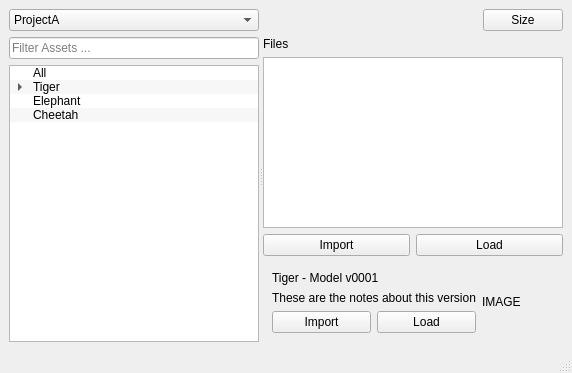
<?xml version="1.0" encoding="UTF-8"?>
<ui version="4.0">
 <class>MainWindow</class>
 <widget class="QMainWindow" name="MainWindow">
  <property name="geometry">
   <rect>
    <x>0</x>
    <y>0</y>
    <width>572</width>
    <height>373</height>
   </rect>
  </property>
  <property name="windowTitle">
   <string>ProjectManager</string>
  </property>
  <widget class="QWidget" name="centralwidget">
   <layout class="QVBoxLayout" name="verticalLayout">
    <item>
     <widget class="QSplitter" name="splitter">
      <property name="orientation">
       <enum>Qt::Horizontal</enum>
      </property>
      <property name="opaqueResize">
       <bool>true</bool>
      </property>
      <property name="childrenCollapsible">
       <bool>false</bool>
      </property>
      <widget class="QWidget" name="widget" native="true">
       <layout class="QVBoxLayout" name="verticalLayout_2">
        <item>
         <widget class="QComboBox" name="comboBox">
          <item>
           <property name="text">
            <string>ProjectA</string>
           </property>
          </item>
         </widget>
        </item>
        <item>
         <widget class="QLineEdit" name="filter_led">
          <property name="placeholderText">
           <string>Filter Assets ...</string>
          </property>
         </widget>
        </item>
        <item>
         <widget class="QTreeWidget" name="treeWidget">
          <property name="alternatingRowColors">
           <bool>true</bool>
          </property>
          <attribute name="headerVisible">
           <bool>false</bool>
          </attribute>
          <column>
           <property name="text">
            <string>1</string>
           </property>
          </column>
          <item>
           <property name="text">
            <string>All</string>
           </property>
          </item>
          <item>
           <property name="text">
            <string>Tiger</string>
           </property>
           <item>
            <property name="text">
             <string>model</string>
            </property>
            <item>
             <property name="text">
              <string>work</string>
             </property>
            </item>
            <item>
             <property name="text">
              <string>published</string>
             </property>
            </item>
           </item>
          </item>
          <item>
           <property name="text">
            <string>Elephant</string>
           </property>
          </item>
          <item>
           <property name="text">
            <string>Cheetah</string>
           </property>
          </item>
         </widget>
        </item>
       </layout>
      </widget>
      <widget class="QWidget" name="widget_2" native="true">
       <layout class="QVBoxLayout" name="verticalLayout_3">
        <item>
         <layout class="QHBoxLayout" name="horizontalLayout_4">
          <property name="topMargin">
           <number>0</number>
          </property>
          <item>
           <spacer name="horizontalSpacer">
            <property name="orientation">
             <enum>Qt::Horizontal</enum>
            </property>
            <property name="sizeHint" stdset="0">
             <size>
              <width>40</width>
              <height>20</height>
             </size>
            </property>
           </spacer>
          </item>
          <item>
           <widget class="QPushButton" name="pushButton_5">
            <property name="text">
             <string>Size</string>
            </property>
           </widget>
          </item>
         </layout>
        </item>
        <item>
         <widget class="QLabel" name="label_4">
          <property name="text">
           <string>Files</string>
          </property>
         </widget>
        </item>
        <item>
         <widget class="QListView" name="listView"/>
        </item>
        <item>
         <layout class="QHBoxLayout" name="horizontalLayout_3">
          <property name="topMargin">
           <number>0</number>
          </property>
          <item>
           <widget class="QPushButton" name="pushButton_3">
            <property name="text">
             <string>Import</string>
            </property>
           </widget>
          </item>
          <item>
           <widget class="QPushButton" name="pushButton_4">
            <property name="text">
             <string>Load</string>
            </property>
           </widget>
          </item>
         </layout>
        </item>
        <item>
         <widget class="QFrame" name="frame_3">
          <property name="minimumSize">
           <size>
            <width>300</width>
            <height>0</height>
           </size>
          </property>
          <property name="styleSheet">
           <string notr="true"/>
          </property>
          <layout class="QHBoxLayout" name="horizontalLayout_2">
           <item>
            <layout class="QVBoxLayout" name="verticalLayout_5">
             <item>
              <widget class="QLabel" name="label">
               <property name="text">
                <string>Tiger - Model v0001</string>
               </property>
              </widget>
             </item>
             <item>
              <widget class="QLabel" name="label_2">
               <property name="text">
                <string>These are the notes about this version</string>
               </property>
              </widget>
             </item>
             <item>
              <layout class="QHBoxLayout" name="horizontalLayout">
               <item>
                <widget class="QPushButton" name="pushButton">
                 <property name="text">
                  <string>Import</string>
                 </property>
                </widget>
               </item>
               <item>
                <widget class="QPushButton" name="pushButton_2">
                 <property name="text">
                  <string>Load</string>
                 </property>
                </widget>
               </item>
              </layout>
             </item>
            </layout>
           </item>
           <item>
            <widget class="QLabel" name="label_3">
             <property name="text">
              <string>IMAGE</string>
             </property>
            </widget>
           </item>
          </layout>
         </widget>
        </item>
       </layout>
      </widget>
     </widget>
    </item>
   </layout>
  </widget>
  <widget class="QMenuBar" name="menubar">
   <property name="geometry">
    <rect>
     <x>0</x>
     <y>0</y>
     <width>572</width>
     <height>21</height>
    </rect>
   </property>
  </widget>
  <widget class="QStatusBar" name="statusbar"/>
 </widget>
 <resources/>
 <connections/>
</ui>
